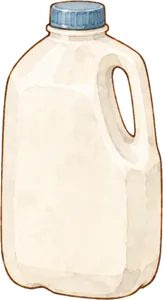
#> input picture images/studio/rac/binh-sua.webp, 163 x 300 px
$ python -i rac-assets.py   (imports and definitions only)
#> lines starting #> are read from the running program, lines starting #| are printed output that depends on the picture; after the words box and inside, x2 and y2 are one past the last pixel; in counts of white or black regions, pixels touching at a corner belong together
#> further down, picture is the input picture: PIL image 163x300 RGBA; mean R, G, B, A 203.7, 192.5, 177.8, 205.7
#!/usr/bin/env python3
"""Pictures for "Phân loại rác" (js/phanloai.js) and Tagom's posters.

    python3 tools/rac-assets.py <folder with the sources>

Sources (ChatGPT, 10/2026, transparent background; prompts in docs/prompts.md
→ "Phân loại rác"):
  ud-keo-1, ud-keo-2   Udon tugging a trouser hem; the leg comes in from the
                       left edge, so the picture is kept to that edge
  sheet-ud-game        Udon: trot 1, trot 2 (top row), sitting, hop
  sheet-chai           bottle (cap + label), cap, label, bare bottle,
                       flattened bottle; sack, flat foam sheet
  sheet-rac-1..3       the things to sort, in reading order (SHEETS)
  sheet-don-ban        the party table's things before / after (levels 1, 4, 5)
  irasutoya-an-thua, irasutoya-nhua, tui-rac
                       いらすとや pictures (transparent PNG, credited in the game)
  thung-day            the overflowing bin (level 5 lost)
  tui-vai-gap          the non-woven bag folded (levels 2–3)
  tagom-<id>.jpg       Tagom's posters, used whole (Tagom said yes, 23/10)
-> images/studio/rac/<name>.webp (and lo-thuoc-tran: the medicine bottle with
   its cap cut off, as levels 2–3 show it; made from lo-thuoc.webp)
   images/studio/tagom/<id>.webp     (small: hung on the studio wall)
   images/studio/tagom/to/<id>.webp  (big: opened on a tap)
Needs Pillow + numpy + scipy.
"""
import sys
from pathlib import Path

import numpy as np
from PIL import Image
from scipy import ndimage as ndi

ROOT = Path(__file__).resolve().parent.parent
OUT = ROOT / 'images/studio/rac'
POSTERS = ROOT / 'images/studio/tagom'

# each sheet's pieces in reading order (top row left to right, then the next)
SHEETS = {
    'sheet-ud-game': ['ud-chay-1', 'ud-chay-2', 'ud-ngoi-cho', 'ud-nhay'],
    'sheet-chai': ['chai', 'nap', 'tem', 'chai-tran', 'chai-bep', 'bao', 'xop'],
    'sheet-rac-1': ['chai-to', 'lo-keo', 'hu-kem', 'chai-dau', 'ly-tra-sua',
                    'nap-cau', 'hop-banh', 'khay-den', 'lo-thuoc'],
    'sheet-rac-2': ['can-giat', 'binh-sua', 'nap-chai', 'hop-com', 'do-choi',
                    'hop-sua-chua', 'thia', 'dia', 'ban-chai', 'dia-cd'],
    'sheet-rac-3': ['goi-snack', 'vo-banh', 'tui-zip', 'bao-gao', 'tui-vai',
                    'tui-bong', 'mang-boc', 'xop-hoi', 'tui-khi', 'tui-goi-hang'],
    # the party table (ChatGPT, 23/10): the "before" or "after" of a thing that wants work
    'sheet-don-ban': ['ly-tra-sua-day', 'tui-khi-xep', 'goi-snack-gap', 'chai-dau-nap'],
    # いらすとや (irasutoya.com, Anna 24/10: used as they are, credited in the game)
    'irasutoya-an-thua': ['xuong-ca', 'vo-trung', 'loi-tao'],
    'irasutoya-nhua': ['chai-bom', 'xo'],
}
# how far apart a picture's own parts may lie (px on the sheet): the egg and
# the apple core sit closer than that
GAP = {'irasutoya-an-thua': 14}
# the hanger on irasutoya-nhua touches the bucket: left out by its green
# (not on Tagom's posters, Anna 24/10)
# [5 lines left out: function no_green, not called in this run]
CLEAN = {'irasutoya-nhua': no_green}
# one picture each: the overflowing bin (ChatGPT, the end of level 5), the
# general-waste bag (irasutoya, the "Rác thường" tile), the non-woven bag
# folded (ChatGPT, levels 2–3 show it so)
SINGLE = {'thung-day': 640, 'tui-rac': 200, 'tui-vai-gap': 300}
# longest side, px: things are shown at most ~150 css px on a 2x phone
# screen, Udon and the bags ~110
SIDE = {'ud-chay-1': 240, 'ud-chay-2': 240, 'ud-ngoi-cho': 240, 'ud-nhay': 240, 'bao': 200}
ITEM = 300
TUG = 720          # the tug pictures: their width
POSTER_BIG, POSTER_SMALL = 1400, 420   # posters: their height


# [4 lines left out: function save, not called in this run]


# the medicine bottle as levels 2–3 show it, its cap off (caps go to plastic
# 2-4-5, Anna 25/10): the rows from the first that is mostly its brown glass
def cap_off(im):
    a = np.asarray(im.convert('RGBA')).astype(int)
    r, g, b, al = a[..., 0], a[..., 1], a[..., 2], a[..., 3]
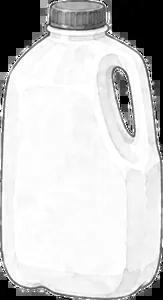
#> r: shape (300, 163) int64; min 0, max 255, mean 203.7
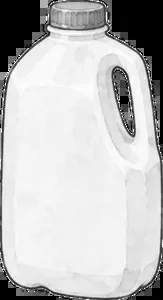
#> g: shape (300, 163) int64; min 0, max 255, mean 192.5
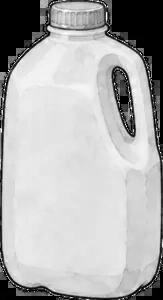
#> b: shape (300, 163) int64; min 0, max 255, mean 177.8
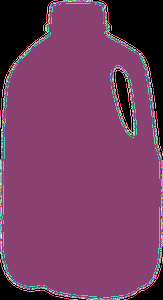
#> al: shape (300, 163) int64; 255 distinct labels, from 0 to 255; one colour per label, 0 black
    body, brown = al > 200, (al > 200) & (r > g + 25) & (g > b) & (r < 200)
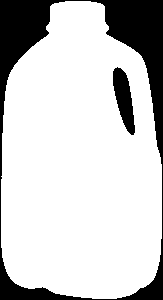
#> body: shape (300, 163) bool; 80% white; 2 black regions, box (x1, y1, x2, y2) and area: (0, 0, 163, 300) 8942, (113, 67, 135, 135) 862
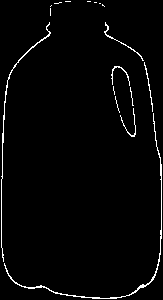
#> brown: shape (300, 163) bool; 2.4% white in thin lines or dots
    for y in range(a.shape[0]):
        if body[y].sum() > 40 and brown[y].sum() > 0.6 * body[y].sum():
            part = im.crop((0, y, im.size[0], im.size[1]))
            return part.crop(part.getbbox())
    return im


# [77 lines left out: functions fit, pieces, main, not called in this run]


# [4 lines not run here, left out]

>>> from PIL import Image
>>> picture = Image.open('../images/studio/rac/binh-sua.webp')
>>> result = cap_off(picture)

$ run again, on images/studio/rac/loi-tao.webp
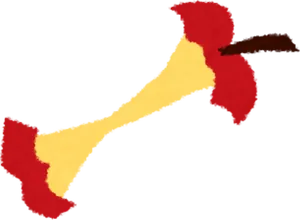
#> input picture images/studio/rac/loi-tao.webp, 300 x 220 px
#> picture is the input picture: PIL image 300x220 RGBA; mean R, G, B, A 64.8, 34.1, 20.8, 60.1
#> r: shape (220, 300) int64; 256 distinct labels, from 0 to 255
#> g: shape (220, 300) int64; 253 distinct labels, from 0 to 255
#> b: shape (220, 300) int64; 230 distinct labels, from 0 to 230
#> al: shape (220, 300) int64; 256 distinct labels, from 0 to 255
#> in cap_off, `body, brown = al > 200, (al > 200) & (r > g + 25) & (g > b) & (r < 200)`:
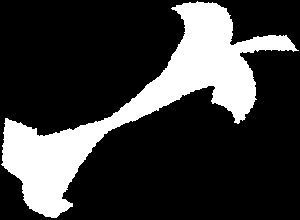
#> body: shape (220, 300) bool; 22.7% white; 1 white region, box (x1, y1, x2, y2) and area: (1, 1, 299, 218) 14950
#> brown: shape (220, 300) bool; 1.8% white; 23 white regions (18 under 20 px), largest, box (x1, y1, x2, y2) and area: (218, 35, 299, 55) 928, (201, 45, 217, 80) 60, (47, 185, 62, 199) 34, (43, 163, 49, 181) 33, (32, 142, 36, 153) 22
#> `result = cap_off(picture)`:
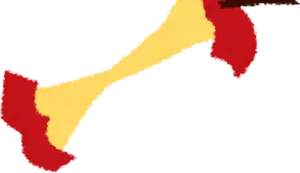
#> result: PIL image 300x173 RGBA; mean R, G, B, A 70.7, 40.9, 24.3, 62.5; transparent parts drawn white

$ run again, on images/studio/rac/ly-tra-sua-day.webp
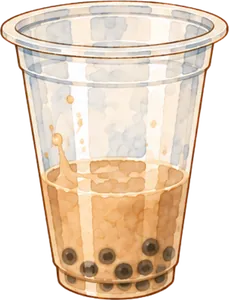
#> input picture images/studio/rac/ly-tra-sua-day.webp, 229 x 300 px
#> picture is the input picture: PIL image 229x300 RGBA; mean R, G, B, A 162.4, 142.2, 122.5, 175.1
#> al: shape (300, 229) int64; 255 distinct labels, from 0 to 255
#> in cap_off, `body, brown = al > 200, (al > 200) & (r > g + 25) & (g > b) & (r < 200)`:
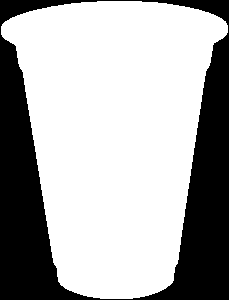
#> body: shape (300, 229) bool; 68.1% white; 1 black region, box (x1, y1, x2, y2) and area: (0, 0, 229, 300) 21886
#> brown: shape (300, 229) bool; 6.9% white; 67 white regions (53 under 20 px), largest, box (x1, y1, x2, y2) and area: (9, 40, 219, 299) 3417, (98, 247, 117, 265) 237, (61, 247, 78, 265) 228
#> the loop in cap_off, `for y in range(a.shape[0]):` made 2 passes
#> pass 2, in cap_off, `part = im.crop((0, y, im.size[0], im.size[1]))`:
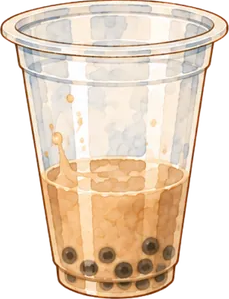
#> part: PIL image 229x299 RGBA; mean R, G, B, A 162.6, 142.4, 122.7, 175.6; transparent parts drawn white
